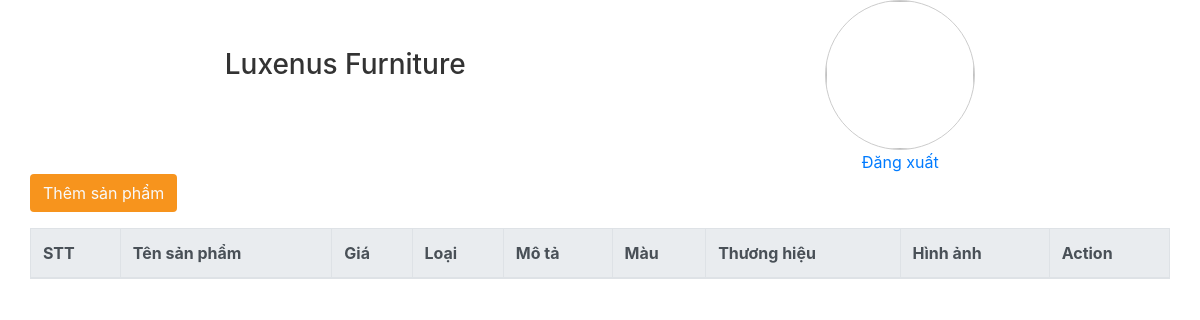
The app's page /admin/admin.php, older data.
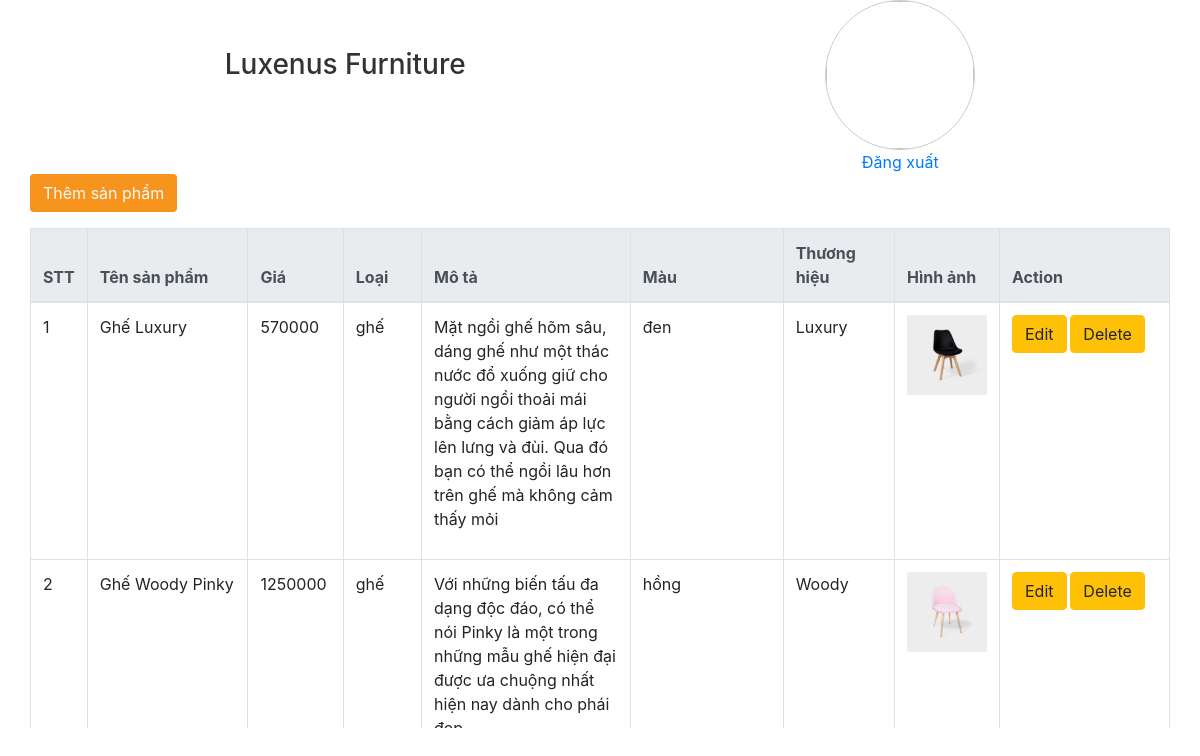
The same page, newer data.
### tables this page shows
CREATE TABLE `product` (
  `id` int(11) NOT NULL,
  `product_name` varchar(50) NOT NULL,
  `price` int(11) NOT NULL,
  `category_id` int(11) NOT NULL,
  `description` text NOT NULL,
  `color` varchar(30) NOT NULL,
  `brand` varchar(30) NOT NULL,
  `img` text NOT NULL
);

CREATE TABLE `category` (
  `id` int(11) NOT NULL,
  `category_name` varchar(20) DEFAULT NULL
);

### admin/handleFunction_admin_page.php (called while the page is built, shortened)
<?php
    function get_all_product(){
        include '../model/PDOconnect.php';
        $sql = "select * from category ct join product p on ct.id = p.category_id";
        $stmt = $conn -> prepare($sql);
        $stmt->execute();
        $result = $stmt -> fetchAll();
        return $result;
    }
?>

### admin/admin.php (the view, shortened to what this page needs)
<?php
    include './handleFunction_admin_page.php';
    $product = get_all_product();
?>
<!DOCTYPE html>
<html lang="en">
<head>
    <link rel="stylesheet" href="https://cdn.jsdelivr.net/npm/bootstrap@4.6.2/dist/css/bootstrap.min.css">
    <link rel="stylesheet" href="https://cdnjs.cloudflare.com/ajax/libs/font-awesome/5.15.4/css/all.min.css" />
    <link rel="stylesheet" href="css/style.css" type="text/css">
</head>
<body>
    <main class="container">
        <div class="top_container">
            <a id="back_to_home_admin" href="#">
                <h3 class="text-center mt-5">Luxenus Furniture</h3>
            </a>
            <div class="right_top_container">
                <div class="img_admin">
                    <img src="https://www.pngitem.com/pimgs/m/128-1280822_check-mark-box-clip-art-blue-admin-icon.png" alt="">
                </div>
                <a href="../controller/index.php?action=home">Đăng xuất</a>
            </div>
        </div>
        <div class="row">
            <button id="btn_add_admin" name="btn_add_product_admin" class="btn">
                <a href="./add_product.php" class="text-light" style="text-decoration:none">Thêm sản phẩm</a>
            </button>
        </div>
        <div class="row">
            <div class="col-sm-12 px-0 mt-3" style="    padding-left: 0!important;
                                                        height: 500px;
                                                        overflow-y: scroll;">
                <table class="table table-bordered">
                    <thead class="thead-light">
                        <tr>
                            <th scope="col">STT</th>
                            <th scope="col">Tên sản phẩm</th>
                            <th scope="col">Giá</th>
                            <th scope="col">Loại</th>
                            <th scope="col">Mô tả</th>
                            <th scope="col">Màu</th>
                            <th scope="col">Thương hiệu</th>
                            <th scope="col">Hình ảnh</th>
                            <th scope="col">Action</th>
                        </tr>
                    </thead>
                    <tbody id="tbody_admin">
                        <?php $stt = 1;foreach($product as $item){?>
                        <tr>
                            <td><?php echo $stt++;?></td>
                            <td><?php echo $item['product_name'];?></td>
                            <td><?php echo $item['price'];?></td>
                            <td><?php echo $item['category_name'];?></td>
                            <td style="width: 100px;">
                                <p><?php echo $item['description'];?></p>
                            </td>
                            <td><?php echo $item['color'];?></td>
                            <td><?php echo $item['brand'];?></td>
                            <td class="b-block"><img class="d-block" src="./upload/<?php echo $item['img']?>" alt=""></td>
                            <th style="width: 170px;">
                                <a href="./edit_product.php?id=<?php echo $item['id'];?>"><button class="btn btn-warning">Edit</button></a>
                                <a href="?delete_product&id=<?php echo $item['id']?>"><button class="btn btn-warning">Delete</button></a>
                            </th>
                        </tr>
                        <?php }?>
                    </tbody>
                </table>
            </div>
        </div>
    </main>
</body>
</html>

### admin/css/style.css (style rules this page uses)
#back_to_home_admin { color: #333; text-decoration: none; }
#btn_add_admin, #btn_add_product_add, #btn_edit_product_edit { background-color: rgb(247,148,29); color: #fff; }
#tbody_admin img { width: 80px; height: 80px; margin: 0 auto; }
.top_container { display: flex; justify-content: space-around; }
.right_top_container { display: flex; flex-direction: column; align-items: center; }
.img_admin { width: 150px; height: 150px; border-radius: 50%; overflow: hidden; border:1px solid #ccc; }
.img_admin img { width: 100%; height: 100%; object-fit: contain; }

Row changes from the older to the newer data that the page shows:
added product: product_name "Ghế Luxury", price "570000", category.category_name "ghế", description "Mặt ngồi ghế hõm sâu, dáng ghế như một thác nước đổ xuống giữ cho người ngồi thoải mái bằng cách giảm áp lực lên lưng và đùi. Qua đó bạn có thể ngồi lâu hơn trên ghế mà không cảm thấy mỏi", color "đen", brand "Luxury", img (picture)
added product: product_name "Ghế Woody Pinky", price "1250000", category.category_name "ghế", description "Với những biến tấu đa dạng độc đáo, có thể nói Pinky là một trong những mẫu ghế hiện đại được ưa chuộng nhất hiện nay dành cho phái…", color "hồng", brand "Woody", img (picture)
